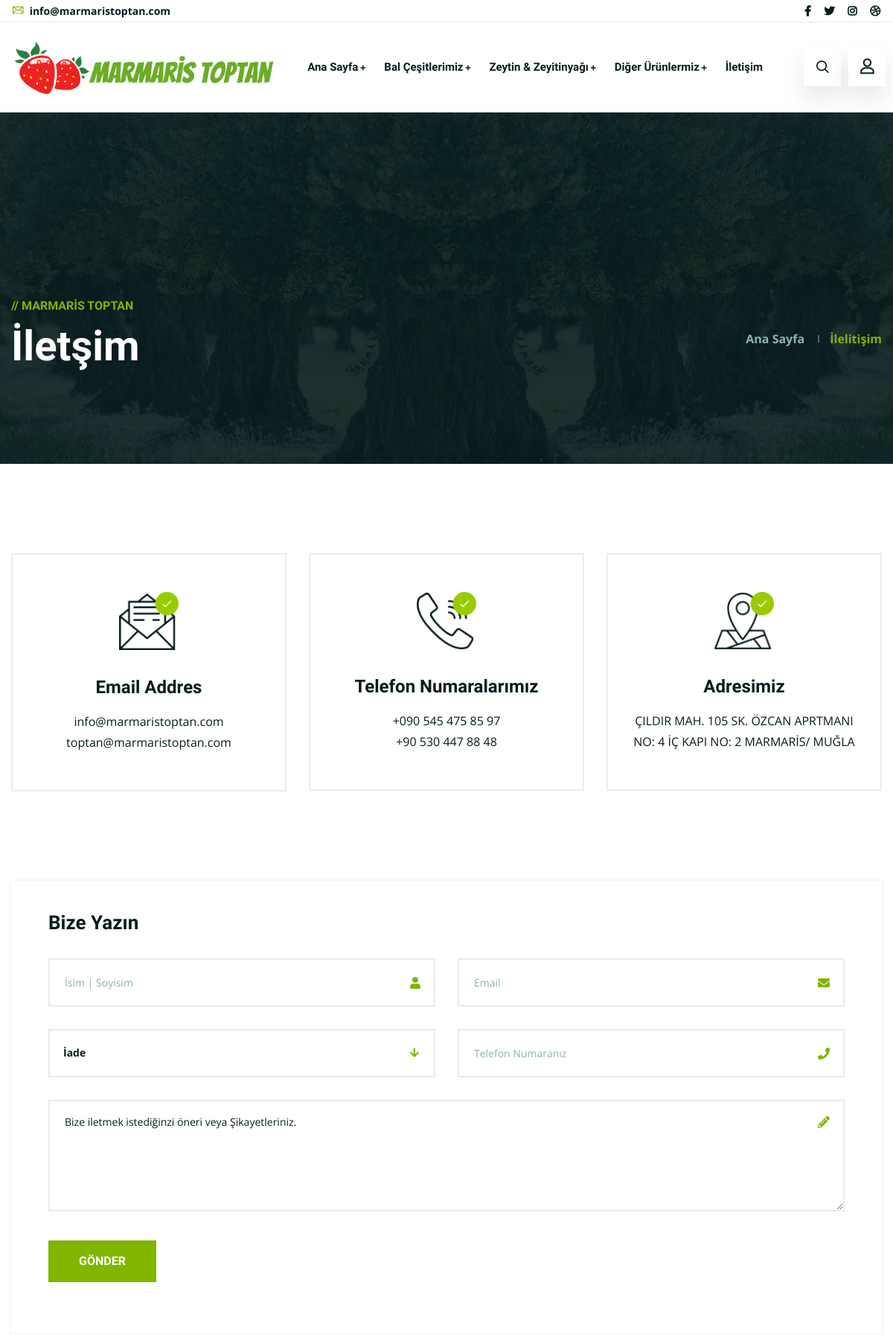
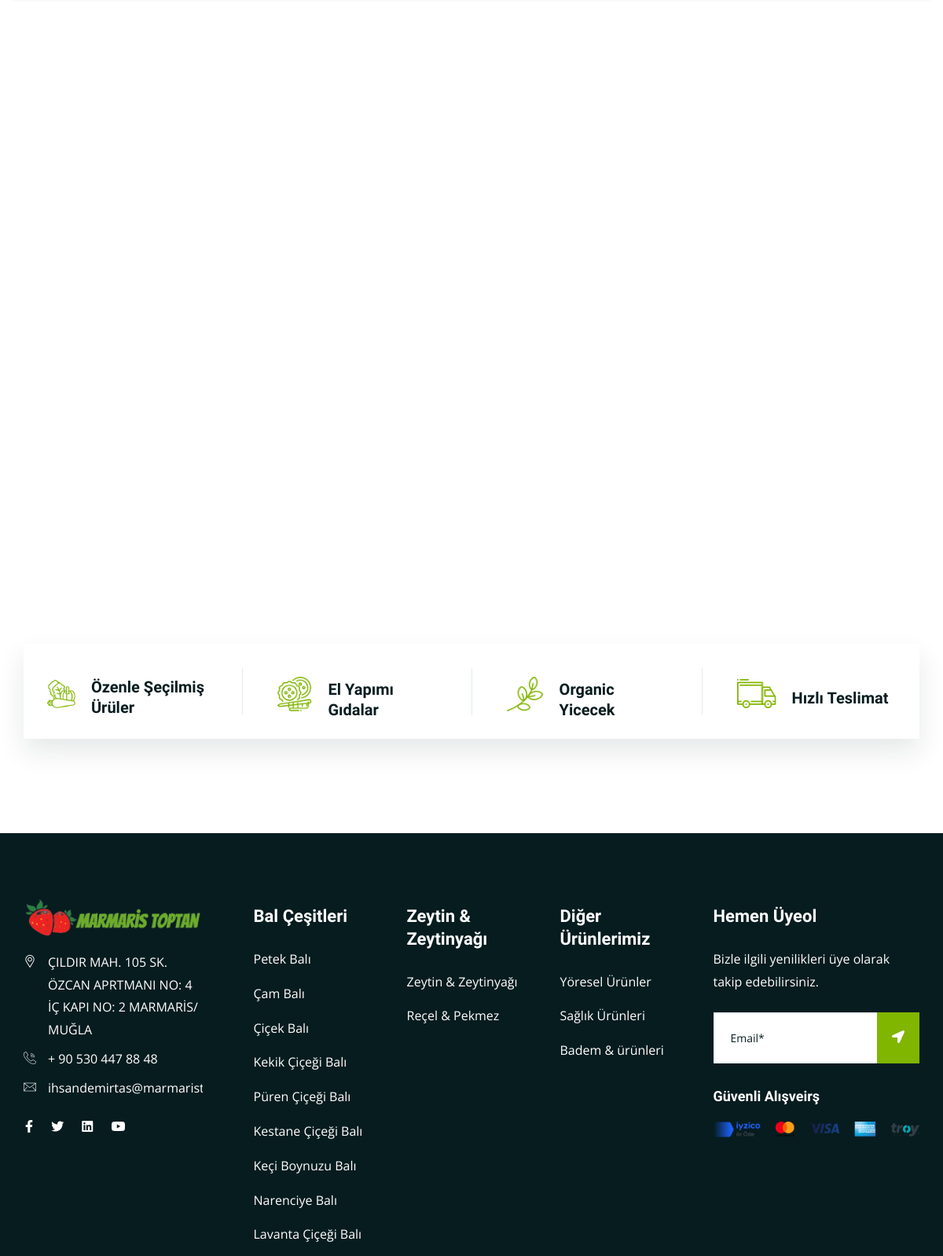
The page /iletisim/ (upper part) on the database its author committed (2 pictures, top to bottom).
### shop/models.py (models this page shows, shortened)
class Category(models.Model):
    name = models.CharField(max_length=100, db_index=True, null=True, blank=True)
    up = models.CharField(max_length=100, choices=MODEL, default='Ürün Üst Modeli Nedir?')
    slug = models.SlugField(max_length=100, db_index=True, unique=True)
    def get_absolute_url(self):
        return reverse('product_list_by_show', args=[self.slug])

### yoga/views.py (the view, shortened to what this page needs)
# urls.py: path('iletisim/',views.contact,name='contact'),
def contact(request):
    cate = Category.objects.filter(up__contains='bal')
    oil = Category.objects.filter(up__contains='zeytin')
    bee = Category.objects.filter(up__contains='arı')
    recel = Category.objects.filter(up__contains='reçel')
    area = Category.objects.filter(up__contains='yöre')
    heal = Category.objects.filter(up__contains='sağlık')
    badem = Category.objects.filter(up__contains='badem')
    context = {
        'cate': cate,
        'badem': badem,
        'oil': oil,
        'bee': bee,
        'recel': recel,
        'area': area,
        'heal': heal,
    }
    return render(request,'central/contact.html',context)

### yoga/templates/central/contact.html (shortened to what this page needs)
{% extends "base.html" %}
{% load static i18n %}
{% block content %}
<div class="ltn__breadcrumb-area ltn__breadcrumb-area-2 ltn__breadcrumb-color-white bg-overlay-theme-black-90 bg-image" data-bg="{% static 'dream.jpeg' %}">
        <div class="container">
            <div class="row">
                <div class="col-lg-12">
                    <div class="ltn__breadcrumb-inner ltn__breadcrumb-inner-2 justify-content-between">
                        <div class="section-title-area ltn__section-title-2">
                            <h6 class="section-subtitle ltn__secondary-color">//  Marmaris Toptan</h6>
                            <h1 class="section-title white-color">İletşim</h1>
                        </div>
                        <div class="ltn__breadcrumb-list">
                            <ul>
                                <li><a href="/">Ana Sayfa</a></li>
                                <li>İlelitişim</li>
                            </ul>
                        </div>
                    </div>
                </div>
            </div>
        </div>
    </div>
    <div class="ltn__contact-address-area mb-90">
        <div class="container">
            <div class="row">
                <div class="col-lg-4">
                    <div class="ltn__contact-address-item ltn__contact-address-item-3 box-shadow">
                        <div class="ltn__contact-address-icon">
                            <img src="{% static 'img/icons/10.png' %}" alt="Icon Image">
                        </div>
                        <h3>Email Addres</h3>
                        <p>info@marmaristoptan.com <br>
                            toptan@marmaristoptan.com</p>
                    </div>
                </div>
                <div class="col-lg-4">
                    <div class="ltn__contact-address-item ltn__contact-address-item-3 box-shadow">
                        <div class="ltn__contact-address-icon">
                            <img src="{% static 'img/icons/11.png' %}" alt="Icon Image">
                        </div>
                        <h3>Telefon Numaralarımız</h3>
                        <p>+090 545 475 85 97 <br> +90 530 447 88 48</p>
                    </div>
                </div>
                <div class="col-lg-4">
                    <div class="ltn__contact-address-item ltn__contact-address-item-3 box-shadow">
                        <div class="ltn__contact-address-icon">
                            <img src="{% static 'img/icons/12.png' %}" alt="Icon Image">
                        </div>
                        <h3>Adresimiz</h3>
                        <p>ÇILDIR MAH. 105 SK. ÖZCAN APRTMANI NO: 4 İÇ KAPI NO: 2 MARMARİS/ MUĞLA</p>
                    </div>
                </div>
            </div>
        </div>
    </div>
    <div class="ltn__contact-message-area mb-120 mb--100">
        <div class="container">
            <div class="row">
                <div class="col-lg-12">
                    <div class="ltn__form-box contact-form-box box-shadow white-bg">
                        <h4 class="title-2">Bize Yazın</h4>
                        <form  method="post">
                            <div class="row">
                                <div class="col-md-6">
                                    <div class="input-item input-item-name ltn__custom-icon">
                                        <input type="text" name="name" placeholder="İsim | Soyisim">
                                    </div>
                                </div>
                                <div class="col-md-6">
                                    <div class="input-item input-item-email ltn__custom-icon">
                                        <input type="email" name="email" placeholder="Email">
                                    </div>
                                </div>
                                <div class="col-md-6">
                                    <div class="input-item">
                                    </div>
                                </div>
                                <div class="col-md-6">
                                    <div class="input-item input-item-phone ltn__custom-icon">
                                        <input type="text" name="phone" placeholder="Telefon Numaranız">
                                    </div>
                                </div>
                            </div>
                            <div class="input-item input-item-textarea ltn__custom-icon">
                                <textarea name="mesaj" placeholder="Bize iletmek istediğinzi öneri veya Şikayetleriniz."></textarea>
                            </div>
                            <div class="btn-wrapper mt-0">
                                <button name="btnSubmit" class="btn theme-btn-1 btn-effect-1 text-uppercase" type="submit">Gönder</button>
                            </div>
                        </form>
                    </div>
                </div>
            </div>
        </div>
    </div>
    <div class="google-map mb-120">
      <iframe width="100%" height="600" frameborder="0" scrolling="no" marginheight="0" marginwidth="0" src="https://maps.google.com/maps?width=100%25&amp;height=600&amp;hl=en&amp;q=%C3%87ILDIR%20MAH.%20105%20SK.%20%C3%96ZCAN%20APRTMANI%20NO:%204%20%C4%B0%C3%87%20KAPI%20NO:%202%20MARMAR%C4%B0S/%20MU%C4%9ELA+(My%20Business%20Name)&amp;t=&amp;z=14&amp;ie=UTF8&amp;iwloc=B&amp;output=embed"><a href="https://www.maps.ie/distance-area-calculator.html">measure distance on map</a></iframe>
    </div>
{% endblock %}

### yoga/templates/footer.html (shortened to what this page needs)
{% load static %}
 <div class="ltn__feature-area before-bg-bottom-2-- mb--30--- plr--5 mb-120">
        <div class="container-fluid">
            <div class="row">
                <div class="col-lg-12">
                    <div class="ltn__feature-item-box-wrap ltn__border-between-column white-bg">
                        <div class="row">
                            <div class="col-xl-3 col-md-6 col-12">
                                <div class="ltn__feature-item ltn__feature-item-8">
                                    <div class="ltn__feature-icon">
                                        <img src="{% static 'img/icons/icon-img/11.png' %}" alt="#">
                                    </div>
                                    <div class="ltn__feature-info">
                                        <h4>Özenle Şeçilmiş Ürüler</h4>
                                    </div>
                                </div>
                            </div>
                            <div class="col-xl-3 col-md-6 col-12">
                                <div class="ltn__feature-item ltn__feature-item-8">
                                    <div class="ltn__feature-icon">
                                        <img src="{% static 'img/icons/icon-img/12.png' %}" alt="#">
                                    </div>
                                    <div class="ltn__feature-info">
                                        <h4>El Yapımı Gıdalar</h4>
                                    </div>
                                </div>
                            </div>
                            <div class="col-xl-3 col-md-6 col-12">
                                <div class="ltn__feature-item ltn__feature-item-8">
                                    <div class="ltn__feature-icon">
                                        <img src="{% static 'img/icons/icon-img/13.png' %}" alt="#">
                                    </div>
                                    <div class="ltn__feature-info">
                                        <h4>Organic Yicecek</h4>
                                    </div>
                                </div>
                            </div>
                            <div class="col-xl-3 col-md-6 col-12">
                                <div class="ltn__feature-item ltn__feature-item-8">
                                    <div class="ltn__feature-icon">
                                        <img src="{% static 'img/icons/icon-img/14.png' %}" alt="#">
                                    </div>
                                    <div class="ltn__feature-info">
                                        <h4>Hızlı Teslimat</h4>
                                    </div>
                                </div>
                            </div>
                        </div>
                    </div>
                </div>
            </div>
        </div>
    </div>
 <footer class="ltn__footer-area  ">
        <div class="footer-top-area  section-bg-2 plr--5">
            <div class="container-fluid">
                <div class="row">
                    <div class="col-xl-3 col-md-6 col-sm-6 col-12">
                        <div class="footer-widget footer-about-widget">
                            <div class="footer-logo">
                                <div class="site-logo">
                                    <img src="{% static 'logo1.png' %}" alt="Logo">
                                </div>
                            </div>
                            <div class="footer-address">
                                <ul>
                                    <li>
                                        <div class="footer-address-icon">
                                            <i class="icon-placeholder"></i>
                                        </div>
                                        <div class="footer-address-info">
                                            <p>ÇILDIR MAH. 105 SK. ÖZCAN APRTMANI NO: 4 İÇ KAPI NO: 2 MARMARİS/ MUĞLA</p>
                                        </div>
                                    </li>
                                    <li>
                                        <div class="footer-address-icon">
                                            <i class="icon-call"></i>
                                        </div>
                                        <div class="footer-address-info">
                                            <p><a href="tel:+0123-456789">+ 90 530 447 88 48</a></p>
                                        </div>
                                    </li>
                                    <li>
                                        <div class="footer-address-icon">
                                            <i class="icon-mail"></i>
                                        </div>
                                        <div class="footer-address-info">
                                            <p><a href="mailto:ihsandemirtas@marmaristoptan.co">ihsandemirtas@marmaristoptan.com</a></p>
                                        </div>
                                    </li>
                                </ul>
                            </div>
                            <div class="ltn__social-media mt-20">
                                <ul>
                                    <li><a href="#" title="Facebook"><i class="fab fa-facebook-f"></i></a></li>
                                    <li><a href="#" title="Twitter"><i class="fab fa-twitter"></i></a></li>
                                    <li><a href="#" title="Linkedin"><i class="fab fa-linkedin"></i></a></li>
                                    <li><a href="#" title="Youtube"><i class="fab fa-youtube"></i></a></li>
                                </ul>
                            </div>
                        </div>
                    </div>
                    <div class="col-xl-2 col-md-6 col-sm-6 col-12">
                        <div class="footer-widget footer-menu-widget clearfix">
                            <h4 class="footer-title">Bal Çeşitleri</h4>
                            <div class="footer-menu">
                                <ul>
                                    {% for category in cate %}
                                    <li><a href="{{category.get_absolute_url}}">{{category.name}}</a></li>
                                    {% endfor %}
                                </ul>
                            </div>
                        </div>
                    </div>
                    <div class="col-xl-2 col-md-6 col-sm-6 col-12">
                        <div class="footer-widget footer-menu-widget clearfix">
                            <h4 class="footer-title">Zeytin & Zeytinyağı</h4>
                            <div class="footer-menu">
                                <ul>
                                    {% for category in oil %}
                                    <li><a href="{{category.get_absolute_url}} ">{{category.name}}</a></li>
                                    {% endfor %}
                                    {% for category in recel %}
                                    <li><a href="{{category.get_absolute_url}} ">{{category.name}}</a></li>
                                    {% endfor %}
                                </ul>
                            </div>
                        </div>
                    </div>
                    <div class="col-xl-2 col-md-6 col-sm-6 col-12">
                        <div class="footer-widget footer-menu-widget clearfix">
                            <h4 class="footer-title">Diğer Ürünlerimiz</h4>
                            <div class="footer-menu">
                                <ul>
                                    {% for category in area %}
                                    <li><a href="{{category.get_absolute_url}}">{{category.name}}</a></li>
                                    {% endfor %}
                                    {% for category in heal %}
                                    <li><a href="{{category.get_absolute_url}}">{{category.name}}</a></li>
                                    {% endfor %}
                                    {% for category in badem %}
                                    <li><a href="{{category.get_absolute_url}}">{{category.name}}</a></li>
                                    {% endfor %}
                                </ul>
                            </div>
                        </div>
                    </div>
                    <div class="col-xl-3 col-md-6 col-sm-12 col-12">
                        <div class="footer-widget footer-newsletter-widget">
                            <h4 class="footer-title">Hemen Üyeol</h4>
                            <p>Bizle ilgili yenilikleri üye olarak takip edebilirsiniz.</p>
                            <div class="footer-newsletter">
                                <form action="#">
                                    <input type="email" name="email" placeholder="Email*">
                                    <div class="btn-wrapper">
                                        <button class="theme-btn-1 btn" type="submit"><i class="fas fa-location-arrow"></i></button>
                                    </div>
                                </form>
                            </div>
                            <h5 class="mt-30">Güvenli Alışveirş</h5>
                            <img src="{% static 'visa.png' %}" alt="Payment Image">
                        </div>
                    </div>
                </div>
            </div>
        </div>
    </footer>

### static/css/responsive.css (style rules this page uses)
@media (min-width: 1200px) { .container { max-width: 1200px; } }

### rows shown on the page
Category: name "Petek Balı"
Category: name "Çam Balı"
Category: name "Çiçek Balı"
Category: name "Kekik Çiçeği Balı"
Category: name "Püren Çiçeği Balı"
Category: name "Kestane Çiçeği Balı"
Category: name "Keçi Boynuzu Balı"
Category: name "Narenciye Balı"
Category: name "Lavanta Çiçeği Balı"
Category: name "Zeytin & Zeytinyağı"
Category: name "Reçel & Pekmez"
Category: name "Yöresel Ürünler"
Category: name "Sağlık Ürünleri"
Category: name "Badem & ürünleri"
